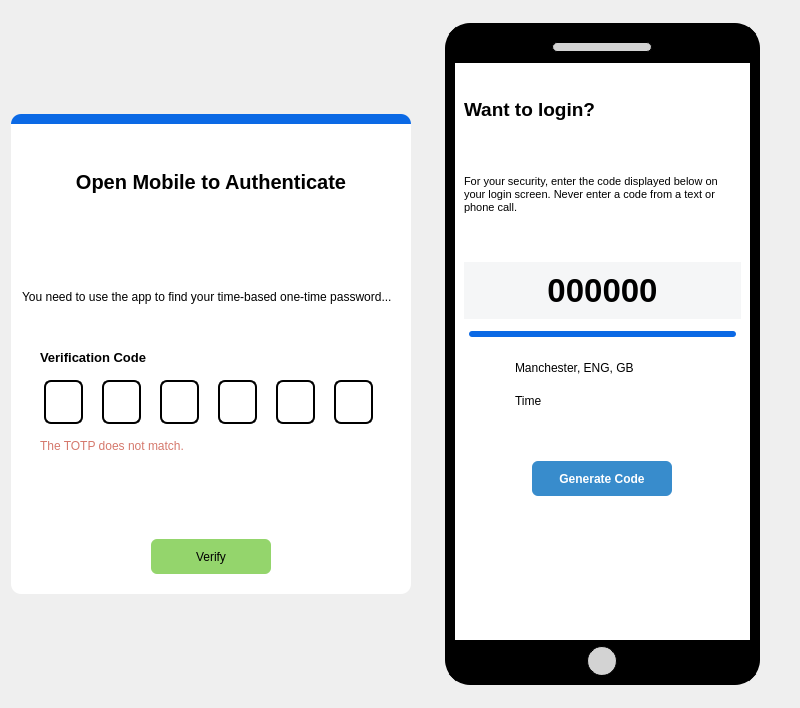
<?xml version="1.0" encoding="UTF-8"?>
<ui version="4.0">
 <class>Form</class>
 <widget class="QWidget" name="Form">
  <property name="geometry">
   <rect>
    <x>0</x>
    <y>0</y>
    <width>800</width>
    <height>708</height>
   </rect>
  </property>
  <property name="sizePolicy">
   <sizepolicy hsizetype="Expanding" vsizetype="Expanding">
    <horstretch>0</horstretch>
    <verstretch>0</verstretch>
   </sizepolicy>
  </property>
  <property name="windowTitle">
   <string>Form</string>
  </property>
  <property name="styleSheet">
   <string notr="true">#verify_btn {
 	width: 120px;
	height: 35px;
	border-radius: 6px;
	border: none;
	background-color:#94d56c;
}

#verify_btn:hover {
	background-color: #85c061;
}

#code_btn {
	border: none;
	border-radius: 6px;
	height: 35px;
	color: #fff;
	font-weight: bold;
	background-color: #388ccc;
}

#code_btn:hover {
	background-color: #327eb8;
}

#left_frame {
	background-color: white;
	border-radius: 10px;
}

#left_frame_design {
	border-top-left-radius: 10px;
	border-top-right-radius: 10px;
	background-color: #0b69e5;
}

#title_label {
	margin-bottom: 30px;
	font-size: 15pt;
	font-weight: bold;
}

#verification_label {
	font-size: 10pt;
	font-weight: bold;
	margin-left: 15px;
}

#code_container QLineEdit {
	width: 35px;
	height: 40px;
	border: 2px solid black;
	border-radius: 7px;
	color: #000;
	font-weight: bold;
	font-size: 14pt;
}

#code_container QLineEdit:focus {
	border: 2px solid #4070f4;
}

#phone_title {
	font-size: 14pt;
	font-weight: bold;
}

#code_label {
	background-color: #f5f6f7;
	margin: 20px 0px 5px 0px;
	padding: 10px;
	font-size: 25pt;
	font-weight: bold;
}

#time_bar {
	min-height: 6px;
    max-height: 6px;
    border-radius: 3px;
	margin: 0px 5px 0px 5px;
	background-color: #f5f6f7;
}

#time_bar::chunk {
	min-height: 6px;
    max-height: 6px;
    border-radius: 3px;
	background-color: #0b69e5;
}

#warning_label {
	color: #d5786c;
	margin-left: 15px;
}

#phone_frame {
	border: 10px solid black;
	border-radius: 25px;
	background-color: white;
}

#phone_top, #phone_bottom {
	background-color: black;
}

#phone_top_design {
	background-color: lightgrey;
	border: 1px solid;
	border-radius: 5px;
}

#phone_bottom_design {
	background-color: lightgrey;
	border: 1px solid;
	border-radius: 15px;
}

#phone_page1 {
	background-color: #202020;
}

#phone_page2 {
	background-color: white;
}</string>
  </property>
  <layout class="QHBoxLayout" name="horizontalLayout">
   <item alignment="Qt::AlignRight">
    <widget class="ShadowFrame" name="left_frame">
     <property name="sizePolicy">
      <sizepolicy hsizetype="Preferred" vsizetype="Preferred">
       <horstretch>0</horstretch>
       <verstretch>0</verstretch>
      </sizepolicy>
     </property>
     <property name="minimumSize">
      <size>
       <width>400</width>
       <height>400</height>
      </size>
     </property>
     <property name="maximumSize">
      <size>
       <width>500</width>
       <height>480</height>
      </size>
     </property>
     <property name="frameShape">
      <enum>QFrame::StyledPanel</enum>
     </property>
     <property name="frameShadow">
      <enum>QFrame::Raised</enum>
     </property>
     <layout class="QVBoxLayout" name="verticalLayout">
      <property name="leftMargin">
       <number>0</number>
      </property>
      <property name="topMargin">
       <number>0</number>
      </property>
      <property name="rightMargin">
       <number>0</number>
      </property>
      <item>
       <widget class="QWidget" name="left_frame_design" native="true">
        <property name="sizePolicy">
         <sizepolicy hsizetype="Preferred" vsizetype="Fixed">
          <horstretch>0</horstretch>
          <verstretch>0</verstretch>
         </sizepolicy>
        </property>
        <property name="minimumSize">
         <size>
          <width>0</width>
          <height>10</height>
         </size>
        </property>
       </widget>
      </item>
      <item>
       <layout class="QVBoxLayout" name="instruction_layout">
        <property name="leftMargin">
         <number>11</number>
        </property>
        <property name="topMargin">
         <number>20</number>
        </property>
        <property name="rightMargin">
         <number>11</number>
        </property>
        <property name="bottomMargin">
         <number>11</number>
        </property>
        <item>
         <widget class="QLabel" name="title_label">
          <property name="font">
           <font>
            <pointsize>15</pointsize>
            <weight>75</weight>
            <bold>true</bold>
           </font>
          </property>
          <property name="text">
           <string>Open Mobile to Authenticate</string>
          </property>
          <property name="alignment">
           <set>Qt::AlignCenter</set>
          </property>
         </widget>
        </item>
        <item>
         <widget class="QLabel" name="label_3">
          <property name="text">
           <string>You need to use the app to find your time-based one-time password...</string>
          </property>
          <property name="alignment">
           <set>Qt::AlignLeading|Qt::AlignLeft|Qt::AlignVCenter</set>
          </property>
          <property name="wordWrap">
           <bool>true</bool>
          </property>
          <property name="margin">
           <number>20</number>
          </property>
         </widget>
        </item>
        <item>
         <widget class="QLabel" name="verification_label">
          <property name="sizePolicy">
           <sizepolicy hsizetype="Maximum" vsizetype="Maximum">
            <horstretch>0</horstretch>
            <verstretch>0</verstretch>
           </sizepolicy>
          </property>
          <property name="text">
           <string>Verification Code</string>
          </property>
         </widget>
        </item>
        <item>
         <widget class="QWidget" name="code_container" native="true">
          <property name="sizePolicy">
           <sizepolicy hsizetype="Preferred" vsizetype="Maximum">
            <horstretch>0</horstretch>
            <verstretch>0</verstretch>
           </sizepolicy>
          </property>
          <layout class="QHBoxLayout" name="horizontalLayout_2">
           <item>
            <widget class="QLineEdit" name="code1">
             <property name="sizePolicy">
              <sizepolicy hsizetype="Fixed" vsizetype="Fixed">
               <horstretch>0</horstretch>
               <verstretch>0</verstretch>
              </sizepolicy>
             </property>
             <property name="maxLength">
              <number>1</number>
             </property>
             <property name="alignment">
              <set>Qt::AlignCenter</set>
             </property>
            </widget>
           </item>
           <item>
            <widget class="QLineEdit" name="code2">
             <property name="sizePolicy">
              <sizepolicy hsizetype="Fixed" vsizetype="Fixed">
               <horstretch>0</horstretch>
               <verstretch>0</verstretch>
              </sizepolicy>
             </property>
             <property name="maxLength">
              <number>1</number>
             </property>
             <property name="alignment">
              <set>Qt::AlignCenter</set>
             </property>
            </widget>
           </item>
           <item>
            <widget class="QLineEdit" name="code3">
             <property name="sizePolicy">
              <sizepolicy hsizetype="Fixed" vsizetype="Fixed">
               <horstretch>0</horstretch>
               <verstretch>0</verstretch>
              </sizepolicy>
             </property>
             <property name="maxLength">
              <number>1</number>
             </property>
             <property name="alignment">
              <set>Qt::AlignCenter</set>
             </property>
            </widget>
           </item>
           <item>
            <widget class="QLineEdit" name="code4">
             <property name="sizePolicy">
              <sizepolicy hsizetype="Fixed" vsizetype="Fixed">
               <horstretch>0</horstretch>
               <verstretch>0</verstretch>
              </sizepolicy>
             </property>
             <property name="maxLength">
              <number>1</number>
             </property>
             <property name="alignment">
              <set>Qt::AlignCenter</set>
             </property>
            </widget>
           </item>
           <item>
            <widget class="QLineEdit" name="code5">
             <property name="sizePolicy">
              <sizepolicy hsizetype="Fixed" vsizetype="Fixed">
               <horstretch>0</horstretch>
               <verstretch>0</verstretch>
              </sizepolicy>
             </property>
             <property name="maxLength">
              <number>1</number>
             </property>
             <property name="alignment">
              <set>Qt::AlignCenter</set>
             </property>
            </widget>
           </item>
           <item>
            <widget class="QLineEdit" name="code6">
             <property name="sizePolicy">
              <sizepolicy hsizetype="Fixed" vsizetype="Fixed">
               <horstretch>0</horstretch>
               <verstretch>0</verstretch>
              </sizepolicy>
             </property>
             <property name="maxLength">
              <number>1</number>
             </property>
             <property name="alignment">
              <set>Qt::AlignCenter</set>
             </property>
            </widget>
           </item>
          </layout>
         </widget>
        </item>
        <item alignment="Qt::AlignTop">
         <widget class="QLabel" name="warning_label">
          <property name="text">
           <string>The TOTP does not match.</string>
          </property>
         </widget>
        </item>
        <item alignment="Qt::AlignHCenter">
         <widget class="QPushButton" name="verify_btn">
          <property name="sizePolicy">
           <sizepolicy hsizetype="Maximum" vsizetype="Fixed">
            <horstretch>0</horstretch>
            <verstretch>0</verstretch>
           </sizepolicy>
          </property>
          <property name="cursor">
           <cursorShape>PointingHandCursor</cursorShape>
          </property>
          <property name="text">
           <string>Verify</string>
          </property>
         </widget>
        </item>
       </layout>
      </item>
     </layout>
    </widget>
   </item>
   <item alignment="Qt::AlignHCenter">
    <widget class="QFrame" name="phone_frame">
     <property name="sizePolicy">
      <sizepolicy hsizetype="Preferred" vsizetype="Preferred">
       <horstretch>0</horstretch>
       <verstretch>0</verstretch>
      </sizepolicy>
     </property>
     <property name="minimumSize">
      <size>
       <width>315</width>
       <height>500</height>
      </size>
     </property>
     <property name="maximumSize">
      <size>
       <width>315</width>
       <height>662</height>
      </size>
     </property>
     <property name="frameShape">
      <enum>QFrame::NoFrame</enum>
     </property>
     <property name="frameShadow">
      <enum>QFrame::Raised</enum>
     </property>
     <layout class="QVBoxLayout" name="verticalLayout_2">
      <property name="spacing">
       <number>0</number>
      </property>
      <property name="leftMargin">
       <number>0</number>
      </property>
      <property name="topMargin">
       <number>0</number>
      </property>
      <property name="rightMargin">
       <number>0</number>
      </property>
      <property name="bottomMargin">
       <number>0</number>
      </property>
      <item>
       <widget class="QWidget" name="phone_top" native="true">
        <property name="maximumSize">
         <size>
          <width>16777215</width>
          <height>30</height>
         </size>
        </property>
        <layout class="QHBoxLayout" name="horizontalLayout_5">
         <property name="leftMargin">
          <number>0</number>
         </property>
         <property name="topMargin">
          <number>7</number>
         </property>
         <property name="rightMargin">
          <number>0</number>
         </property>
         <property name="bottomMargin">
          <number>9</number>
         </property>
         <item>
          <widget class="QLabel" name="phone_top_design">
           <property name="sizePolicy">
            <sizepolicy hsizetype="Preferred" vsizetype="Fixed">
             <horstretch>0</horstretch>
             <verstretch>0</verstretch>
            </sizepolicy>
           </property>
           <property name="minimumSize">
            <size>
             <width>0</width>
             <height>0</height>
            </size>
           </property>
           <property name="maximumSize">
            <size>
             <width>100</width>
             <height>10</height>
            </size>
           </property>
           <property name="text">
            <string/>
           </property>
          </widget>
         </item>
        </layout>
       </widget>
      </item>
      <item>
       <widget class="QFrame" name="phone_container">
        <property name="sizePolicy">
         <sizepolicy hsizetype="Maximum" vsizetype="Maximum">
          <horstretch>0</horstretch>
          <verstretch>0</verstretch>
         </sizepolicy>
        </property>
        <property name="maximumSize">
         <size>
          <width>315</width>
          <height>600</height>
         </size>
        </property>
        <layout class="QVBoxLayout" name="verticalLayout_3">
         <property name="spacing">
          <number>7</number>
         </property>
         <item>
          <widget class="QLabel" name="phone_title">
           <property name="sizePolicy">
            <sizepolicy hsizetype="Expanding" vsizetype="Minimum">
             <horstretch>0</horstretch>
             <verstretch>0</verstretch>
            </sizepolicy>
           </property>
           <property name="maximumSize">
            <size>
             <width>16777215</width>
             <height>75</height>
            </size>
           </property>
           <property name="text">
            <string>Want to login?</string>
           </property>
           <property name="wordWrap">
            <bool>true</bool>
           </property>
          </widget>
         </item>
         <item>
          <widget class="QLabel" name="label_5">
           <property name="sizePolicy">
            <sizepolicy hsizetype="Expanding" vsizetype="Minimum">
             <horstretch>0</horstretch>
             <verstretch>0</verstretch>
            </sizepolicy>
           </property>
           <property name="maximumSize">
            <size>
             <width>16777215</width>
             <height>90</height>
            </size>
           </property>
           <property name="font">
            <font>
             <pointsize>8</pointsize>
            </font>
           </property>
           <property name="text">
            <string>For your security, enter the code displayed below on your login screen. Never enter a code from a text or phone call.</string>
           </property>
           <property name="wordWrap">
            <bool>true</bool>
           </property>
          </widget>
         </item>
         <item>
          <widget class="QLabel" name="code_label">
           <property name="text">
            <string>000000</string>
           </property>
           <property name="alignment">
            <set>Qt::AlignCenter</set>
           </property>
          </widget>
         </item>
         <item>
          <widget class="QProgressBar" name="time_bar">
           <property name="maximum">
            <number>60</number>
           </property>
           <property name="value">
            <number>60</number>
           </property>
           <property name="alignment">
            <set>Qt::AlignCenter</set>
           </property>
           <property name="textVisible">
            <bool>false</bool>
           </property>
           <property name="format">
            <string/>
           </property>
          </widget>
         </item>
         <item>
          <widget class="QWidget" name="gridWidget" native="true">
           <property name="maximumSize">
            <size>
             <width>16777215</width>
             <height>100</height>
            </size>
           </property>
           <layout class="QGridLayout" name="gridLayout">
            <property name="leftMargin">
             <number>20</number>
            </property>
            <item row="0" column="0">
             <widget class="QLabel" name="label_7">
              <property name="sizePolicy">
               <sizepolicy hsizetype="Minimum" vsizetype="Preferred">
                <horstretch>0</horstretch>
                <verstretch>0</verstretch>
               </sizepolicy>
              </property>
              <property name="maximumSize">
               <size>
                <width>25</width>
                <height>25</height>
               </size>
              </property>
              <property name="layoutDirection">
               <enum>Qt::LeftToRight</enum>
              </property>
              <property name="text">
               <string/>
              </property>
              <property name="pixmap">
               <pixmap>../../resources/icons/map-pin.svg</pixmap>
              </property>
             </widget>
            </item>
            <item row="1" column="0">
             <widget class="QLabel" name="label_9">
              <property name="sizePolicy">
               <sizepolicy hsizetype="Minimum" vsizetype="Preferred">
                <horstretch>0</horstretch>
                <verstretch>0</verstretch>
               </sizepolicy>
              </property>
              <property name="maximumSize">
               <size>
                <width>25</width>
                <height>25</height>
               </size>
              </property>
              <property name="text">
               <string/>
              </property>
              <property name="pixmap">
               <pixmap>../../resources/icons/clock.svg</pixmap>
              </property>
             </widget>
            </item>
            <item row="1" column="1">
             <widget class="QLabel" name="time_label">
              <property name="text">
               <string>Time</string>
              </property>
             </widget>
            </item>
            <item row="0" column="1">
             <widget class="QLabel" name="location_label">
              <property name="text">
               <string>Manchester, ENG, GB</string>
              </property>
             </widget>
            </item>
           </layout>
          </widget>
         </item>
         <item>
          <widget class="QWidget" name="widget" native="true">
           <property name="sizePolicy">
            <sizepolicy hsizetype="Preferred" vsizetype="Expanding">
             <horstretch>0</horstretch>
             <verstretch>0</verstretch>
            </sizepolicy>
           </property>
           <property name="maximumSize">
            <size>
             <width>16777215</width>
             <height>200</height>
            </size>
           </property>
           <layout class="QVBoxLayout" name="bottom_layout">
            <property name="topMargin">
             <number>30</number>
            </property>
            <item alignment="Qt::AlignHCenter|Qt::AlignTop">
             <widget class="QPushButton" name="code_btn">
              <property name="minimumSize">
               <size>
                <width>140</width>
                <height>0</height>
               </size>
              </property>
              <property name="cursor">
               <cursorShape>PointingHandCursor</cursorShape>
              </property>
              <property name="text">
               <string>Generate Code</string>
              </property>
             </widget>
            </item>
           </layout>
          </widget>
         </item>
        </layout>
       </widget>
      </item>
      <item>
       <widget class="QWidget" name="phone_bottom" native="true">
        <property name="maximumSize">
         <size>
          <width>16777215</width>
          <height>35</height>
         </size>
        </property>
        <layout class="QHBoxLayout" name="horizontalLayout_6">
         <property name="spacing">
          <number>0</number>
         </property>
         <property name="leftMargin">
          <number>0</number>
         </property>
         <property name="topMargin">
          <number>6</number>
         </property>
         <property name="rightMargin">
          <number>0</number>
         </property>
         <property name="bottomMargin">
          <number>0</number>
         </property>
         <item>
          <widget class="QLabel" name="phone_bottom_design">
           <property name="sizePolicy">
            <sizepolicy hsizetype="Fixed" vsizetype="Fixed">
             <horstretch>0</horstretch>
             <verstretch>0</verstretch>
            </sizepolicy>
           </property>
           <property name="minimumSize">
            <size>
             <width>30</width>
             <height>30</height>
            </size>
           </property>
           <property name="text">
            <string/>
           </property>
          </widget>
         </item>
        </layout>
       </widget>
      </item>
     </layout>
    </widget>
   </item>
  </layout>
 </widget>
 <customwidgets>
  <customwidget>
   <class>ShadowFrame</class>
   <extends>QFrame</extends>
   <header location="global">widgets/shadow.h</header>
   <container>1</container>
  </customwidget>
 </customwidgets>
 <resources/>
 <connections/>
</ui>
